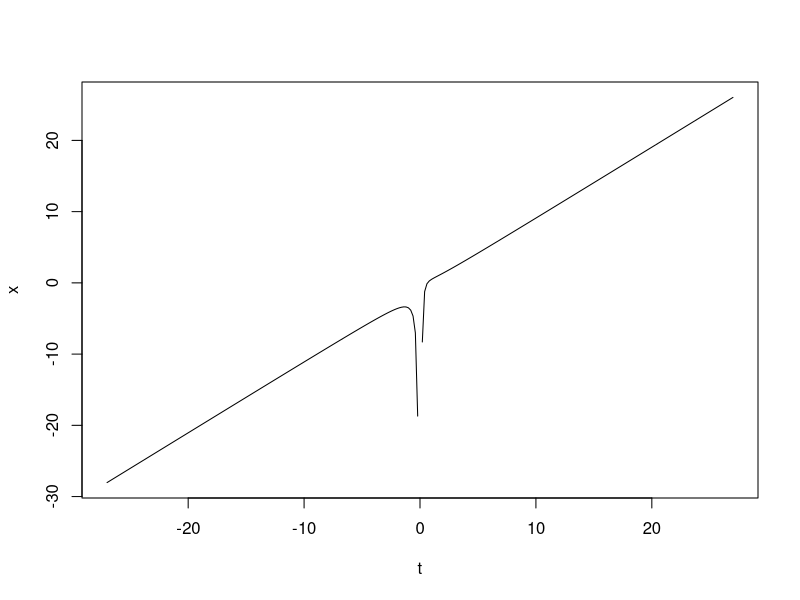
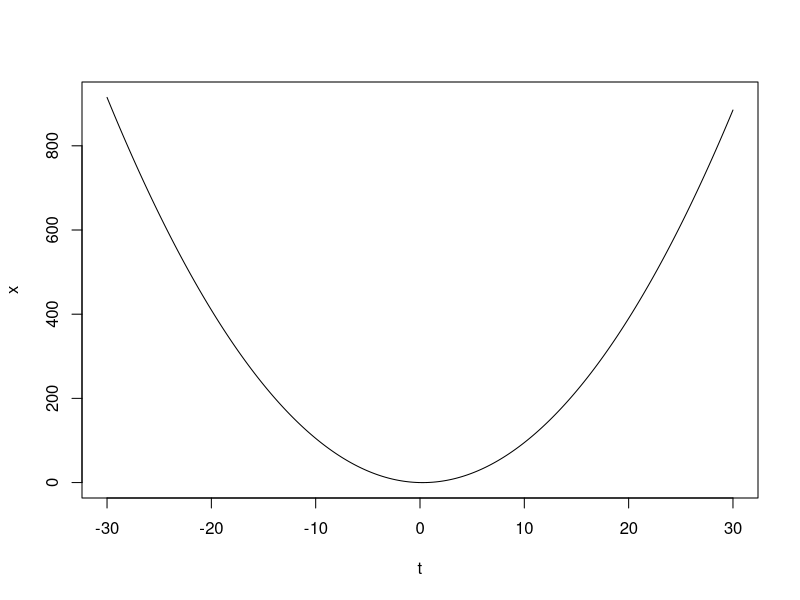

The R source for these figures, in order:
# Homework 7-2
# Plot two equations
# Author: Sungjae Cho
# Date: 2019-04-08


model <- function(t) {
  x = t - 1 + t^(-1) - t^(-2) / 2
  return(x)
}
t = seq(-30, -3, by=0.1) + seq(3, 30, by=0.1) 
x = model(t)
x = t - 1 + t^(-1) - t^(-2) / 2
plot(t, x, type="l")


model <- function(t) {
  x = t^2 - t / 2
  return(x)
}
t = seq(-30, 30, by=0.1)
x = model(t)
plot(t, x, type="l")
